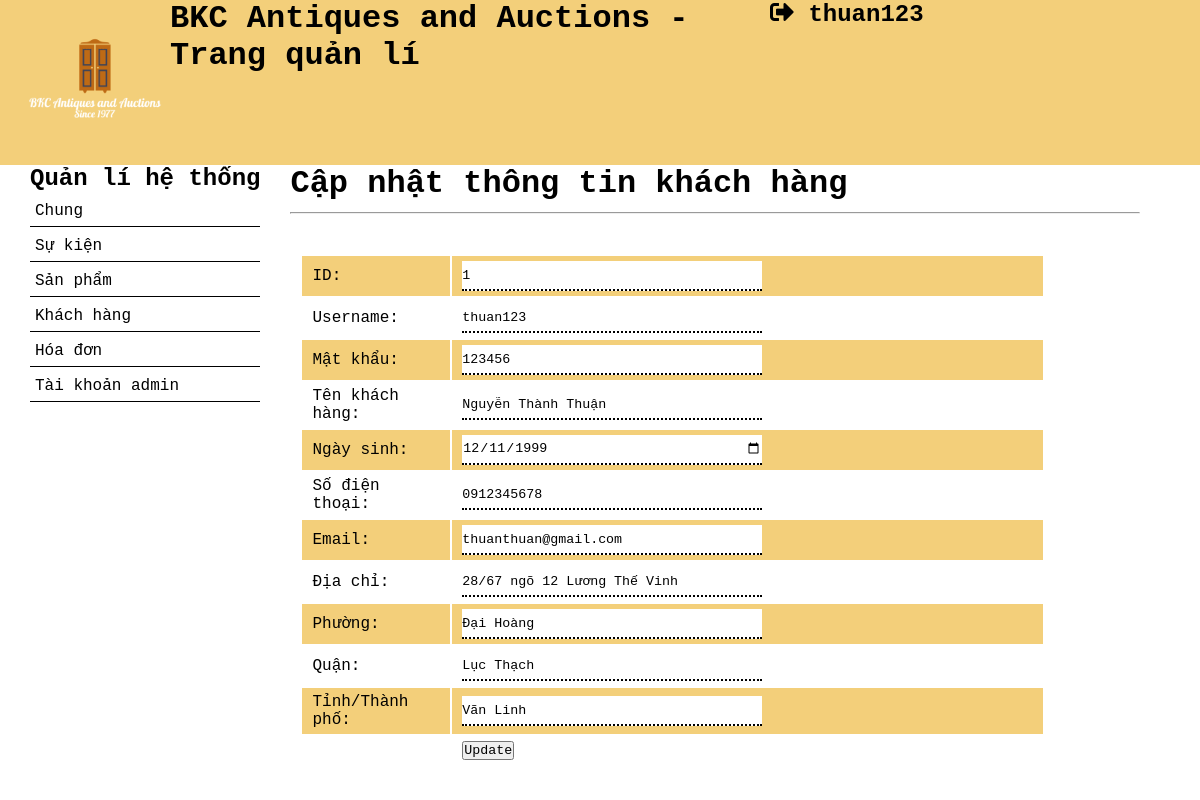
Screenshot of /admin/update_customer.php?id=1 (signed in) with the database file from the repository.
### tables this page shows
CREATE TABLE `khach_hang` (
  `id_khach_hang` int(11) NOT NULL,
  `username` varchar(128) NOT NULL,
  `password` varchar(128) NOT NULL,
  `sdt` varchar(13) DEFAULT NULL,
  `email` varchar(100) DEFAULT NULL,
  `dia_chi` varchar(128) DEFAULT NULL,
  `phuong` varchar(50) DEFAULT NULL,
  `quan` varchar(50) DEFAULT NULL,
  `tinh` varchar(50) DEFAULT NULL,
  `ten_kh` varchar(128) DEFAULT NULL,
  `ngay_sinh` date DEFAULT NULL
);

### admin/update_customer.php (the view, shortened to what this page needs)
<!DOCTYPE html>
<html lang="en">
<head>
</head>
<?php require_once 'includes/connect.php'; ?>
<?php
if (isset($_GET['id'])) {
    $id = $_GET['id'];
    $sql = "SELECT * FROM `khach_hang` WHERE id_khach_hang = $id ";
    $result = mysqli_query($connect, $sql);
    $row = mysqli_fetch_assoc($result);
}
?>
<body>
    <?php require_once 'includes/header.php' ?>
    <div class="main">
        <div class="left"><?php require_once 'includes/menu.php' ?></div>
        <div class="right">
            <div class="right1">
                <h1>Cập nhật thông tin khách hàng</h1>
                <hr>
                <form action="" method=POST>
                    <table class="tableupddate">
                        <tr>
                            <td>ID:</td>
                            <td><input readonly="" type="text" name="id" value="<?= $row['id_khach_hang'] ?>"></td>
                        </tr>
                        <tr>
                            <td>Username:</td>
                            <td><input type="text" name="username" value="<?= $row['username'] ?>"></td>
                        </tr>
                        <tr>
                            <td>Mật khẩu:</td>
                            <td><input type="text" name="password" value="<?= $row['password'] ?>"></td>
                        </tr>
                        <tr>
                            <td>Tên khách hàng: </td>
                            <td><input type="text" name="name" value="<?= $row['ten_kh'] ?>"></td>
                        </tr>
                        <tr>
                            <td>Ngày sinh: </td>
                            <td><input type="date" name="dob" value="<?= $row['ngay_sinh'] ?>"></td>
                        </tr>
                        <tr>
                            <td>Số điện thoại: </td>
                            <td><input type="text" name="phone" value="<?= $row['sdt'] ?>"></td>
                        </tr>
                        <tr>
                            <td>Email:</td>
                            <td><input type="email" name="email" value="<?= $row['email'] ?>"></td>
                        </tr>
                        <tr>
                            <td>Địa chỉ:</td>
                            <td>
                                <input type="text" name="address" value="<?= $row['dia_chi'] ?>">
                            </td>
                        </tr>
                        <tr>
                            <td>Phường: </td>
                            <td><input type="text" name="phuong" value="<?= $row['phuong'] ?>"></td>
                        </tr>
                        <tr>
                            <td>Quận: </td>
                            <td><input type="text" name="quan" value="<?= $row['quan'] ?>"></td>
                        </tr>
                        <tr>
                            <td>Tỉnh/Thành phố: </td>
                            <td><input type="text" name="tinh" value="<?= $row['tinh'] ?>"></td>
                        </tr>
                        <tr>
                            <td></td>
                            <td><button type="submit" name="submit">Update</button>
                        </tr>
                    </table>
                </form>
            </div>
        </div>
</body>
</html>

### admin/style.css (style rules this page uses)
* { padding: 0; margin: 0; font-family: monospace, Helvetica, sans-serif; box-sizing: border-box; }
.main { background-color: white; width: 95%; margin: auto; display: flex; overflow: visible; }
.left { min-width: 170px; }
.right { flex: 1; overflow: visible; margin: auto; padding: 0px 30px 10px 30px; text-align: left; }
.right hr { margin-top: 10px; margin-bottom: 30px; }
.right1 { overflow: visible; }
.tableupddate { width: 90%; padding: 10px; text-align: left; vertical-align: top; }
.tableupddate td { padding: 5px 10px; }
.tableupddate td:nth-child(even) { width: 80%; }
.tableupddate tr:nth-child(odd) { background: #f3cf7a; }
.tableupddate input { width: 300px; height: 30px; border: none; border-bottom: dotted 2px black; outline: none; }

### rows the page displays
khach_hang: id "1", username "thuan123", password "123456", name "Nguyễn Thành Thuận", dob "12/11/1999", phone "0912345678", email "thuanthuan@gmail.com", address "28/67 ngõ 12 Lương Thế Vinh", phuong "Đại Hoàng", quan "Lục Thạch", tinh "Vãn Linh"

### other values shown
$_SESSION['ad_username'] "thuan123"
